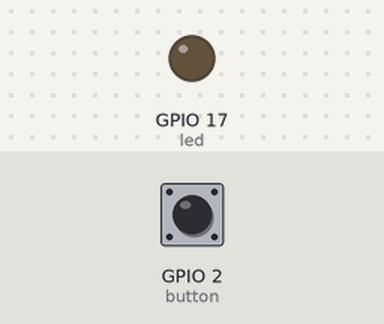
A program run on a simulated Raspberry Pi (BCM pin numbers). On the bench: output pins drawn as LEDs (lit = HIGH). The inputs (shaded band) are chosen by the test bench; at power-on: GPIO 2 (button) HIGH.

Above: at 1.2 s.
1.3 s: GPIO 2 (button) pulled LOW for 0.15 s
At 1.37 s:
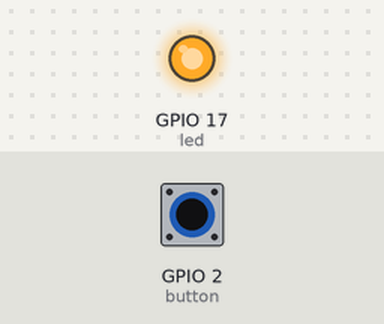
2.9 s: GPIO 2 (button) pulled LOW for 3.2 s
At 6.9 s:
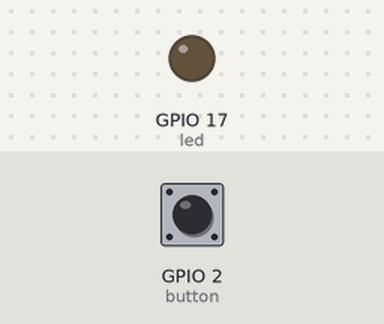
Timing chart, 0 to 8.4 s (numbered marks = the images above; inputs shaded):
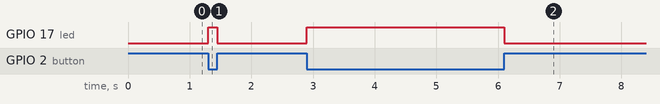

Measured:
- after the input at 1.3 s, GPIO 17 (led): LOW → HIGH at once, → LOW 0.15 s later
- after the input at 2.9 s, GPIO 17 (led): LOW → HIGH at once, → LOW 3.2 s later

The program:

button_led.py
```python
"""
 Author :Dharmendra Kumar Yadav
 this code is turn on led on and off by using the button
"""
from gpiozero import LED, Button
from signal import pause

led = LED(17)
button = Button(2)

button.when_pressed = led.on
button.when_released = led.off

pause()
```
